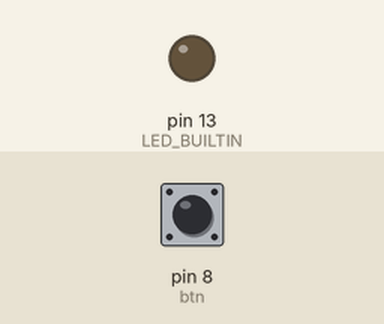
Recording of a sketch running on a simulated Arduino Uno, built with avr-gcc and run on an emulated ATmega328P. Shown: output pins drawn as LEDs (lit = HIGH). The inputs (shaded band) are chosen by the test bench; at power-on: pin 8 (btn) LOW. The modem accepts every AT command (registered, SIM ready, sends succeed) and sends nothing else; what the sketch prints to the serial monitor is not drawn.

Above: at 1.4 s.
1.5 s: pin 8 (btn) pulled HIGH for 0.15 s
At 1.57 s:
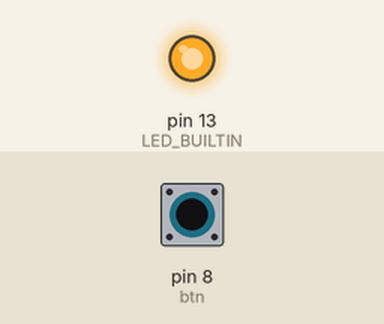
3.1 s: pin 8 (btn) pulled HIGH for 3.2 s
At 7.7 s:
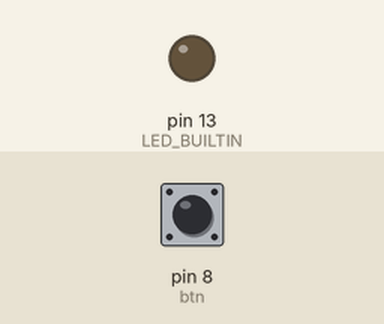
Timing chart, 0 to 9.2 s (numbered marks = the images above; inputs shaded):
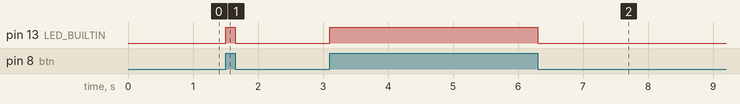

The sketch:

gl6509_at_test.ino
```cpp
#include <SoftwareSerial.h>
#include "gl6509.h"

#define btn 8
#define debugSerial Serial

SoftwareSerial mySerial(2, 3); // RX, TX
//#define mySerial Serial5
gl6509 lora(mySerial);
char prevBtn = 0;
int32_t timeout = 0;

void setup() {

  pinMode(btn, INPUT);
  pinMode(LED_BUILTIN, OUTPUT);

  // Open serial communications and wait for port to open:
  debugSerial.begin(9600);
  while (!debugSerial) {
    ; // wait for serial port to connect. Needed for native USB port only
  }

  //init gl6509
  if (!lora.begin()) {
    debugSerial.println(F("GL6509 init failed"));
    while (1);
  }

  debugSerial.println(F("\n#################################"));
  debugSerial.println(F("## GL6509 LPWAN Module Testing ##"));
  debugSerial.println(F("#################################\n"));

  debugSerial.println(F("Listing Module Specification"));
  debugSerial.println(F("----------------------------"));

  // Version
  debugSerial.print(F("Version: "));
  debugSerial.println(lora.getFirmwareVersion());

  // Revision of LoRa Module
  debugSerial.print(F("Module revision: "));
  debugSerial.println(lora.getModuleRevision());

  // Manufacture ID
  debugSerial.print(F("Manufacture ID: "));
  debugSerial.println(lora.getManufactureID());

  debugSerial.print(F("Model Identification: "));
  debugSerial.println(lora.getModelIdentification());

  debugSerial.print(F("MAC and Serial number of LMU: "));
  debugSerial.println(lora.getMacSerialNumber());

  timeout = millis();
}

void loop() { // run over and over

  // read the button status
  char currentBtn = digitalRead(btn);

  if (currentBtn != prevBtn) {

    if (currentBtn == HIGH) { //button pressed
      //light up LED
      digitalWrite(LED_BUILTIN, HIGH);
    }
    else {
      //dim the LED
      digitalWrite(LED_BUILTIN, LOW);
    }

    // update the prevBtn status
    prevBtn = currentBtn;

  }

}
```

gl6509.cpp
```cpp
#include "gl6509.h"

// constructor
gl6509::gl6509(HardwareSerial &hardwareserial, long baud): bufferHead(0)
{
   hardwareserial.begin(baud);
   _serial = &hardwareserial;
}

gl6509::gl6509(SoftwareSerial &softwareserial, long baud): bufferHead(0)
{
   softwareserial.begin(baud);
   _serial = &softwareserial;
}

// Public Function

// init
bool gl6509::begin()
{
  // do nothing yet
  return test();
}

// get gl6509 firmware version
bool gl6509::test()
{
  sendCommand("", GL6509_NO_VARIABLE); //send AT only
  if(getResponseFromCmd() > 0 && strstr(rxbuffer, "OK")){
    return true;
  }
  else
    return false;
}

String gl6509::getFirmwareVersion()
{
  sendCommand("+SGMR", GL6509_READ);
  int value = getResponseFromCmd();
  if(value > 0){
    // get value from buffer
    String str = (const char*) rxbuffer;
    int idx1 = str.indexOf("+SGMR:\"");
    if(idx1 != -1){
      int idx2 = str.indexOf("\"", idx1 + 7);
      return str.substring(idx1+7, idx2);
    }
    else
      return "VERSION UNKNOWN";
  }
  else
    return "INVALID RESPONSE";
}

String gl6509:: getManufactureID()
{
  sendCommand("+SGMI", GL6509_READ);
  int value = getResponseFromCmd();
  if(value > 0){
    // get value from buffer
    String str = (const char*) rxbuffer;
    int idx1 = str.indexOf("+SGMI:\"");
    if(idx1 != -1){
      int idx2 = str.indexOf("\"", idx1 + 7);
      return str.substring(idx1+7, idx2);
    }
    else
      return "VERSION UNKNOWN";
  }
  else
    return "INVALID RESPONSE";
}

String gl6509:: getModuleRevision()
{
  sendCommand("+SLMR", GL6509_READ);
  int value = getResponseFromCmd();
  if(value > 0){
    // get value from buffer
    String str = (const char*) rxbuffer;
    int idx1 = str.indexOf("+SLMR:\"");
    if(idx1 != -1){
      int idx2 = str.indexOf("\"", idx1 + 7);
      return str.substring(idx1+7, idx2);
    }
    else
      return "VERSION UNKNOWN";
  }
  else
    return "INVALID RESPONSE";
}

String gl6509:: getModelIdentification()
{
  sendCommand("+SGMM", GL6509_READ);
  int value = getResponseFromCmd();
  if(value > 0){
    // get value from buffer
    String str = (const char*) rxbuffer;
    int idx1 = str.indexOf("+SGMM:\"");
    if(idx1 != -1){
      int idx2 = str.indexOf("\"", idx1 + 7);
      return str.substring(idx1+7, idx2);
    }
    else
      return "VERSION UNKNOWN";
  }
  else
    return "INVALID RESPONSE";
}

String gl6509:: getMacSerialNumber()
{
  sendCommand("+SGMD", GL6509_READ);
  int value = getResponseFromCmd();
  if(value > 0){
    // get value from buffer
    String str = (const char*) rxbuffer;
    int idx1 = str.indexOf("+SGMD:\"");
    if(idx1 != -1){
      int idx2 = str.indexOf("\"", idx1 + 7);
      return str.substring(idx1+7, idx2);
    }
    else
      return "VERSION UNKNOWN";
  }
  else
    return "INVALID RESPONSE";
}

// Private Function

void gl6509::sendCommand(String cmd, gl6509_command_type type, String params)
{
  _serial->print("AT");
  _serial->print(cmd);
  if(type == GL6509_READ)
    _serial->print("?");
  else if(type == GL6509_EXEC){
    _serial->print("=");
    _serial->print(params);
  }
  else if(type == GL6509_TEST){
    _serial->print("=?");
  }
  _serial->print("\n");

}

void gl6509::sendCommand(String cmd, gl6509_command_type type)
{
  return sendCommand(cmd, type, "");
}

int gl6509::getResponseFromCmd(int timeout)
{
  int _timeout = timeout;
  uint8_t received = 0;

  //clear rxbuffer
  clearRxBuffer();

  while(timeout--){

    if(_serial->available()){

      received += readByteToRxBuffer();

      if(searchRxBuffer("OK")){
        return received;
      }

      else if(searchRxBuffer("ERROR")){
        return 0;
      }

      _timeout = timeout;continue;
    }

    delay(1);
  }

  Serial.println((const char*)rxbuffer);
  return -1;

}

void gl6509::clearRxBuffer()
{
  memset(rxbuffer, '\0', sizeof(rxbuffer));
  bufferHead = 0;
}

int gl6509::readByteToRxBuffer()
{

  char c = _serial->read();

  //Do not store null character in buffer
  //if(c == 0) return 0;

  rxbuffer[bufferHead] = c;

  bufferHead = (bufferHead + 1) % GL6509_BUFFER_MAX_SIZE;

  return 1;
}

char* gl6509::searchRxBuffer(const char *keyword)
{
  return strstr((const char *)rxbuffer, keyword);
}
```

gl6509.h
```cpp
#ifndef __GL6509__
#define __GL6509__

#include <Arduino.h>
#include <SoftwareSerial.h>

#define GL6509_BUFFER_MAX_SIZE 120
#define GL6509_RESP_TIMEOUT 5000

class gl6509
{
  public:
    gl6509(HardwareSerial &hardwareserial, long baud=9600);
    gl6509(SoftwareSerial &softwareserial, long baud=9600);
    bool begin();
    String getFirmwareVersion();
    String getManufactureID();
    String getModuleRevision();
    String getModelIdentification();
    String getMacSerialNumber();

  protected:
    Stream* _serial;

  private:
    typedef enum gl6509_command_type{
     GL6509_NO_VARIABLE,
     GL6509_READ,
     GL6509_TEST,
     GL6509_EXEC
    };

    uint8_t rxbuffer[GL6509_BUFFER_MAX_SIZE];
    uint8_t bufferHead = 0;
    void sendCommand(String cmd, gl6509_command_type type=GL6509_NO_VARIABLE);
    void sendCommand(String cmd, gl6509_command_type type, String params);
    int getResponseFromCmd(int timeout=GL6509_RESP_TIMEOUT);
    void clearRxBuffer();
    int readByteToRxBuffer();
    char* searchRxBuffer(const char *keyword);

    //command
    bool test();
};

#endif
```

Measured:
- after the input at 1.5 s, pin 13 (LED_BUILTIN): LOW → HIGH at once, → LOW 0.15 s later
- after the input at 3.1 s, pin 13 (LED_BUILTIN): LOW → HIGH at once, → LOW 3.2 s later
